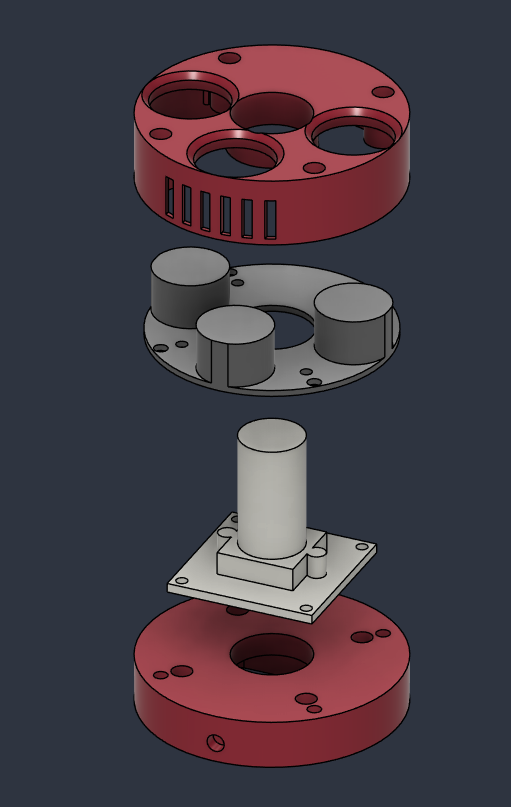
#> input picture dist/images/image1.png, 511 x 807 px
$ python -i pnp_ekf_pipeline.py   (imports and definitions only)
#> lines starting #> are read from the running program, lines starting #| are printed output that depends on the picture; after the words box and inside, x2 and y2 are one past the last pixel; in counts of white or black regions, pixels touching at a corner belong together
#!/usr/bin/env python3
"""6-DoF bar tracking: per-frame PnP + EKF smoothing.

Pipeline, per method.md, with one deliberate change from the original notebook version:

    Stages 1-2 (binarize, sub-pixel blob centroids) -> Stage 3/4 combined: for EVERY frame,
    independently brute-force the 4! = 24 assignments of markers M1..M4 to the (up to 4)
    detected 2D points, solve SQPNP for each, and keep the lowest-reprojection-error valid
    one -> Stage 5: EKF smoothing.

Why per-frame, not warm-started/tracked:
    The original notebook only resolved marker correspondence once, at the bootstrap frame,
    then relied on 2D proximity tracking (Hungarian matching) plus a guess-seeded
    useExtrinsicGuess=True solve chained frame-to-frame to keep things fast. That chain has
    no way to self-correct: once it drifts, each new frame's solve starts from a bad seed
    and stays bad.

    Re-deriving the full correspondence + pose from scratch every frame fixes exactly that
    problem: median reprojection error drops from ~20px (guess-seeded chain) to ~0.2-0.3px
    (this version) -- i.e. solvePnP now genuinely explains what the camera sees, essentially
    every frame, confirmed both numerically and by the real-image overlay in
    render_pnp_vs_gt.py. That is a real, confirmed fix, and worth keeping regardless of the
    next point.

    IMPORTANT, still open: this fix does NOT resolve the separate finding that the recovered
    trajectory (raw or EKF-filtered) shows ~0 correlation with the independent ground-truth
    log (labels.csv) -- re-checked on this version across the full 42k-frame dataset
    (32,753 overlapping samples), correlation is +0.02, essentially unchanged from before this
    fix. So the correspondence-tracking bug was real and is now fixed, but it was not the
    (sole) explanation for the ground-truth mismatch investigated earlier. That remains open;
    current leading suspects are calibration_output/geometry.yaml's measured marker positions,
    or a labels.csv<->this specific image set correspondence issue (see render_overlay.py,
    which references a different dataset path, /home/kyong/dataset_cleaned2).

    The cost of the per-frame fix is running solvePnP up to 24x per frame instead of once; at
    ~15-25k solvePnP/s on a desktop (single 4-point solve), even 24x is comfortably real-time
    here (measured: ~350fps end-to-end including detection), but this has NOT yet been
    benchmarked on the actual Raspberry Pi 4 target -- see the --cache-permutation flag below
    for a cheap speed-up if that turns out to be necessary.

The EKF does two jobs: (1) smooth normal frame-to-frame jitter, and (2) actively reject
outlier measurements (e.g. the rotation flips that can occur on a near-planar 4-point
configuration) via an NIS gate, so a single bad frame's pose never enters the filtered
trajectory -- it's treated as a missed detection for that frame instead.

Usage:
    python pnp_ekf_pipeline.py --start 0 --count 42202 --out tracking_result.csv
"""

from __future__ import annotations

import argparse
import csv
import glob
import itertools
import time
from pathlib import Path

import cv2
import numpy as np
import pandas as pd
import yaml
from scipy.ndimage import median_filter
from scipy.stats import chi2

ROOT = Path(__file__).resolve().parent.parent

# ---------------------------------------------------------------------------
# Stage 1-2: binarization + sub-pixel blob extraction
# ---------------------------------------------------------------------------

THRESH = 60
MIN_BLOB_AREA = 2.0


def detect_blobs(gray: np.ndarray, thresh: int = THRESH, min_area: float = MIN_BLOB_AREA):
    """cv2.threshold + cv2.findContours + cv2.moments -> sub-pixel (x, y) centroids."""
    _, bw = cv2.threshold(gray, thresh, 255, cv2.THRESH_BINARY)
    contours, _ = cv2.findContours(bw, cv2.RETR_EXTERNAL, cv2.CHAIN_APPROX_SIMPLE)
    pts, areas = [], []
    for c in contours:
        M = cv2.moments(c)
        if M["m00"] > min_area:
            pts.append((M["m10"] / M["m00"], M["m01"] / M["m00"]))
            areas.append(M["m00"])
    return np.array(pts), np.array(areas)


# ---------------------------------------------------------------------------
# Stage 3/4: per-frame correspondence + pose, redone independently every frame
# ---------------------------------------------------------------------------

REPROJ_ERR_LIMIT = 500.0  # px; above this (or a point behind the camera) a solve is rejected


# [96 lines left out: functions solve_frame_pose, rvec_to_quat, quat_mult, quat_from_omega, f_state, not called in this run]


def h_state(x):
    """Measurement model: solvePnP gives position + orientation directly (mostly linear)."""
    return np.concatenate([x[0:3], x[6:10]])


# [8 lines left out: function numeric_jacobian, not called in this run]


class PoseEKF:
    """13-state EKF: position(3), velocity(3), quaternion(4), angular velocity(3).

    Measurement: position(3) + quaternion(4), taken directly from a per-frame solvePnP
    result. Rejects (treats as a missed detection) any update whose Normalized Innovation
    Squared exceeds a chi-square gate -- this is what stops an occasional bad/flipped PnP
    solve from ever entering the filtered trajectory, rather than just damping it afterward.
    """

    # If this many consecutive measurements get gated out, force-accept the next one as a
    # re-initialization instead of gating it too. Without this, the filter has no way back:
    # once it falls behind, its own (falsely confident) prediction makes every subsequent
    # real measurement look like a bigger outlier, which only widens the gap further --
    # observed directly here as NIS climbing for hundreds of frames with zero acceptance.
    MAX_CONSECUTIVE_REJECTIONS = 5

    # [63 lines left out: functions __init__, initialize, predict, update, not called in this run]

    @property
    def position(self):
        return self.x[0:3]

    @property
    def velocity(self):
        return self.x[3:6]

    @property
    def quaternion(self):
        return self.x[6:10]

    @property
    def angular_velocity(self):
        return self.x[10:13]


# [209 lines left out: functions robust_std, estimate_measurement_noise, estimate_process_noise, quat_to_R, main, not called in this run]


# [2 lines not run here, left out]

>>> import cv2
>>> picture = cv2.imread('../dist/images/image1.png', cv2.IMREAD_GRAYSCALE)
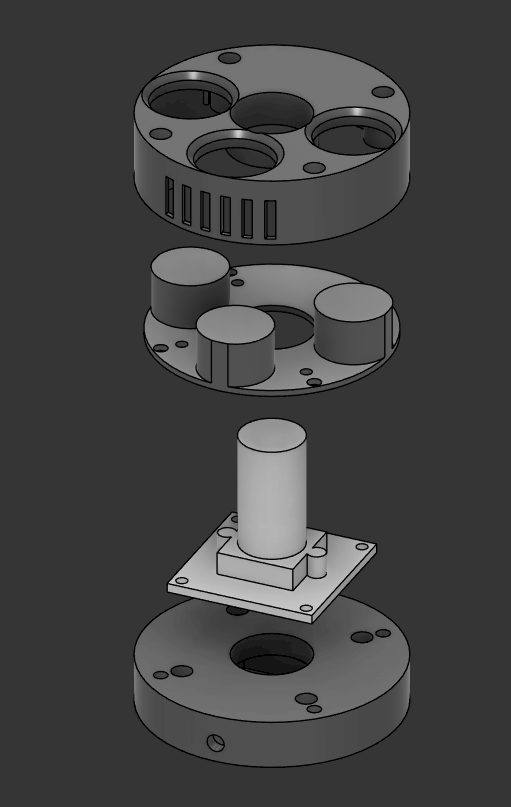
#> picture: shape (807, 511); min 0, max 206, mean 66.4
>>> result = detect_blobs(picture)
#> in detect_blobs, `_, bw = cv2.threshold(gray, thresh, 255, cv2.THRESH_BINARY)`:
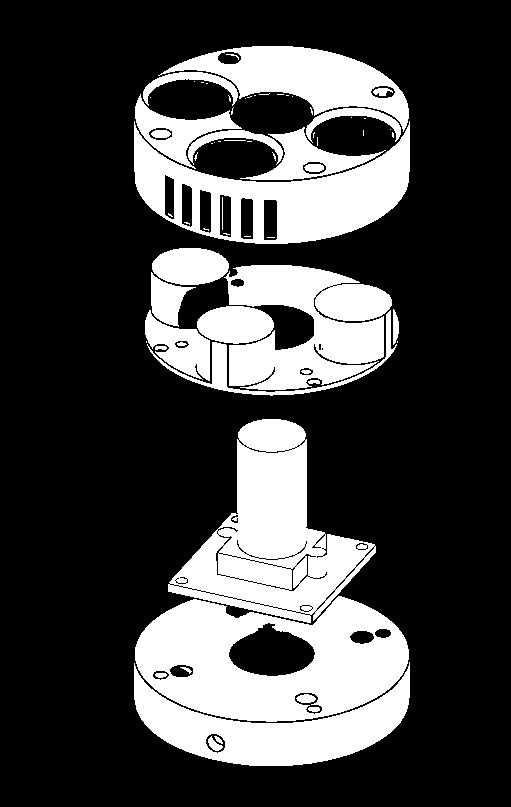
#> bw: shape (807, 511); 26.3% white; 68 white regions (35 under 20 px)
#> in detect_blobs, `contours, _ = cv2.findContours(bw, cv2.RETR_EXTERNAL, cv2.CHAIN_APPROX..`: contours = 49 contours, 30 with area under 20; largest, box (x1, y1, x2, y2) and area: (135, 596, 409, 722) 25360, (168, 419, 376, 623) 20434, (134, 121, 410, 244) 16640, (224, 265, 392, 390) 13214, (134, 662, 410, 766) 11459
#> the loop in detect_blobs, `for c in contours:` made 49 passes
#> c on passes 6, 7, 17, 18, 19, 20, 21, 22, 23, 25, 27, 30: [[397, 341], [397, 342]], [[146, 341], [146, 342]], [[211, 143], [212, 143]], [[214, 142]], [[247, 141], [251, 141]], [[218, 141], [220, 141]], [[224, 140], [245, 140]], [[317, 137], [317, 145]], [[392, 132], [392, 136], [393, 137], [393, 133]], [[363, 130], [363, 135]], [[390, 129]], [[364, 118], [365, 118]]
#> after the loop in detect_blobs, `for c in contours:`: areas = 25 values, max 25360 at index 1, min 3 at index 19, mean 4518.7; pts = 25 pairs, first value 160.6 to 395.1, second value 77.06 to 730
#> result = 2 point arrays, longest 25 points

$ run again, on dist/images/image6.png
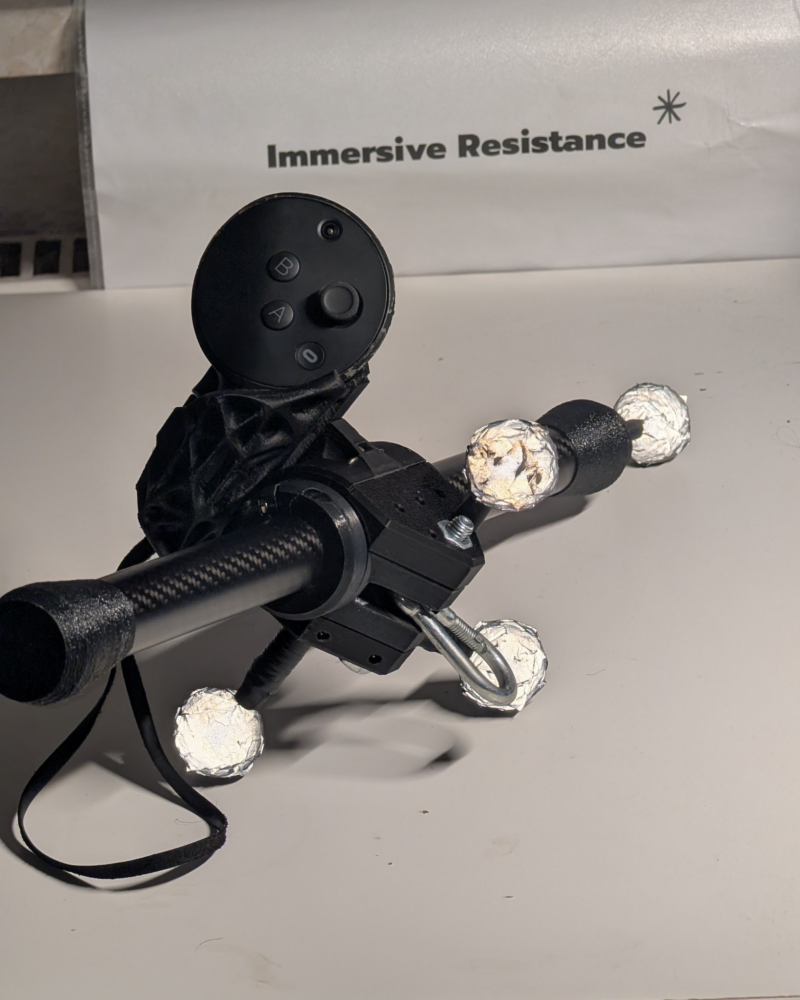
#> input picture dist/images/image6.png, 1600 x 1999 px (shown at 1/2 size)
#> in detect_blobs, `_, bw = cv2.threshold(gray, thresh, 255, cv2.THRESH_BINARY)`:
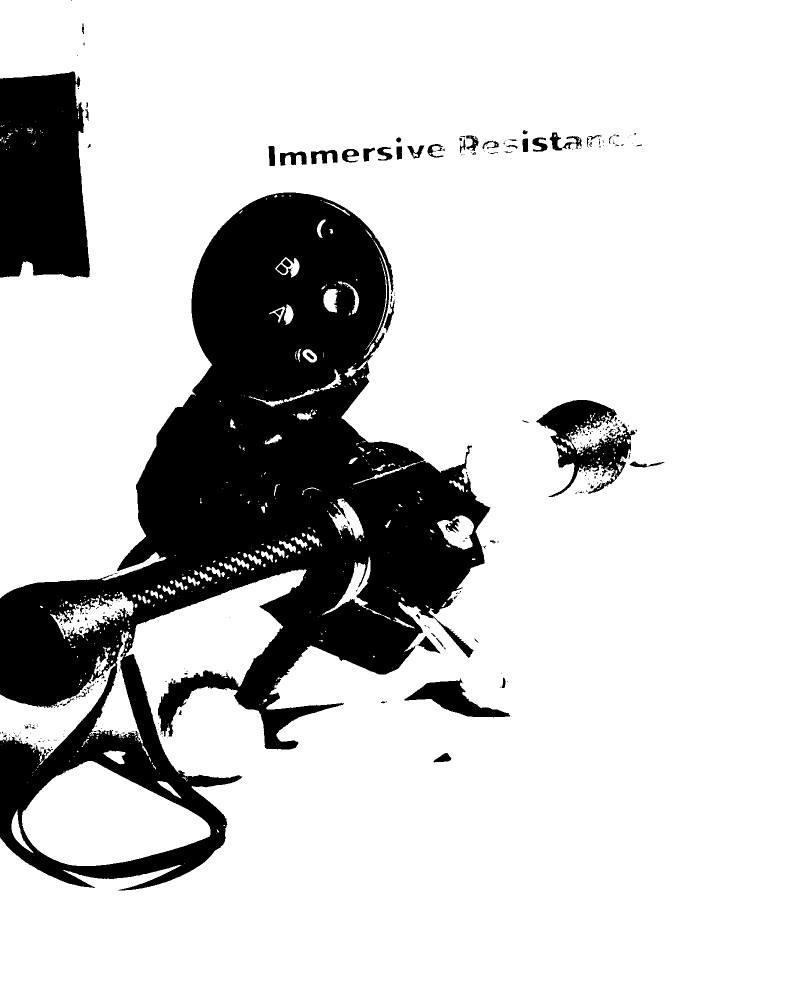
#> bw: shape (1999, 1600) (shown at 1/2 size); 80.7% white; 338 black regions (266 under 20 px)
#> contours = 401 contours, 314 with area under 20; largest, box (x1, y1, x2, y2) and area: (0, 0, 1600, 1999) 2499762, (44, 1522, 421, 1732) 50822, (0, 1327, 231, 1530) 15696, (179, 1263, 298, 1512) 6726, (100, 1184, 267, 1278) 5829
#> the loop in detect_blobs, `for c in contours:` made 401 passes
#> c on passes 1, 2, 4: [[369, 1727]], [[433, 1667]], [[447, 1650], [447, 1651], [449, 1651], [449, 1650]]
#> after the loop in detect_blobs, `for c in contours:`: areas = 201 values, max 2499761.5 at index 200, min 2.5 at index 11, mean 12936.9; pts = 201 pairs, first value 2.4 to 946.9, second value 228.7 to 1664
#> result = 2 point arrays, longest 201 points
